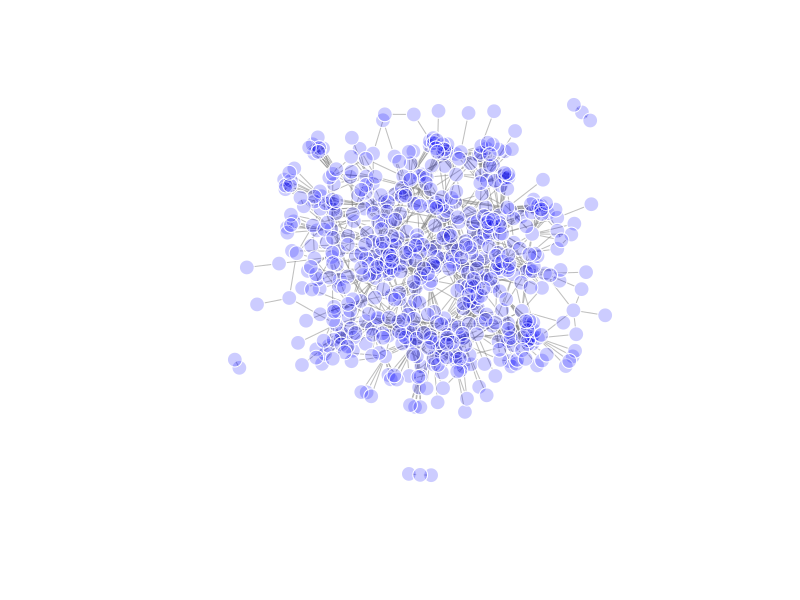
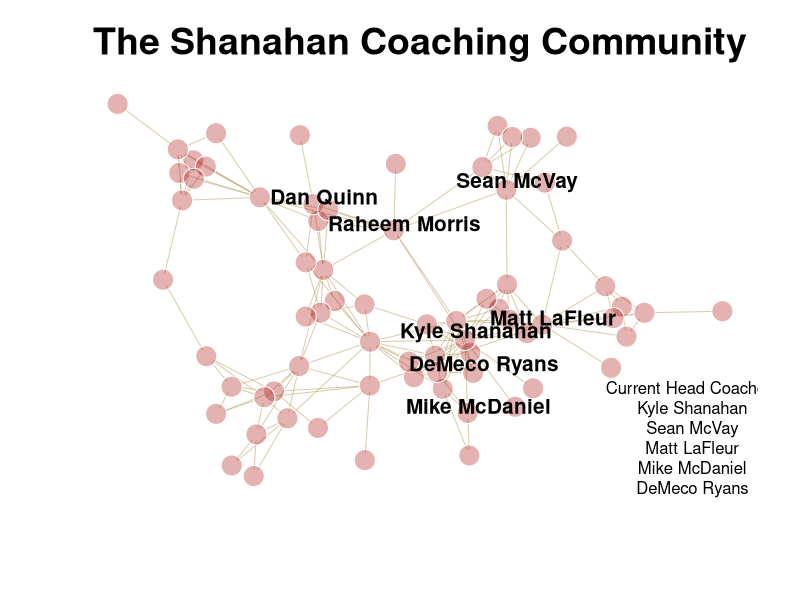
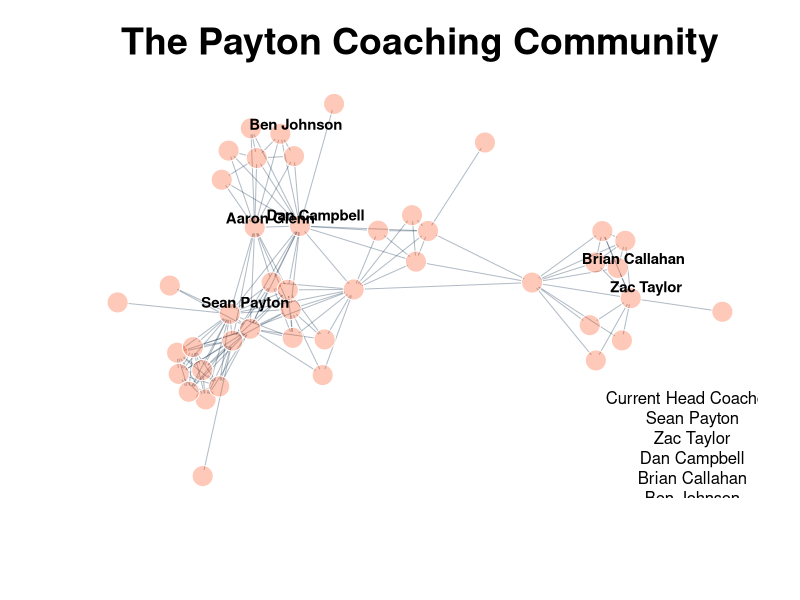
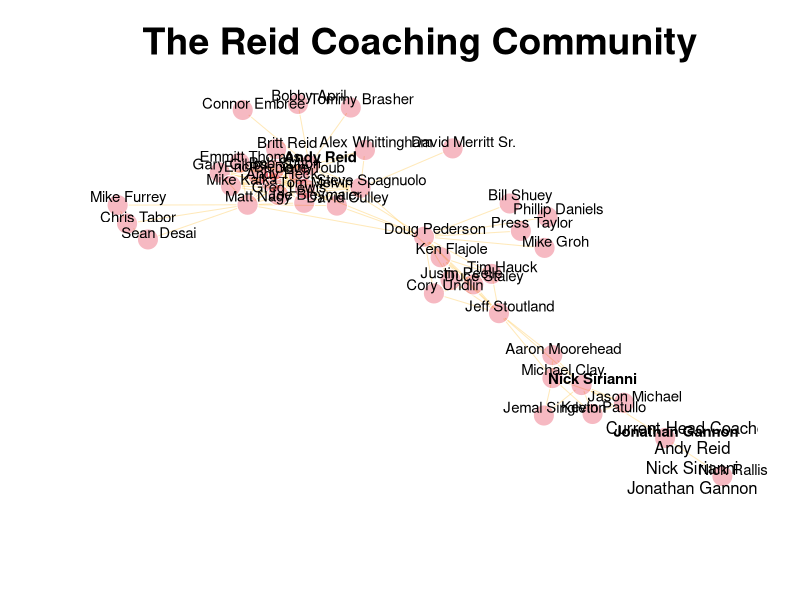
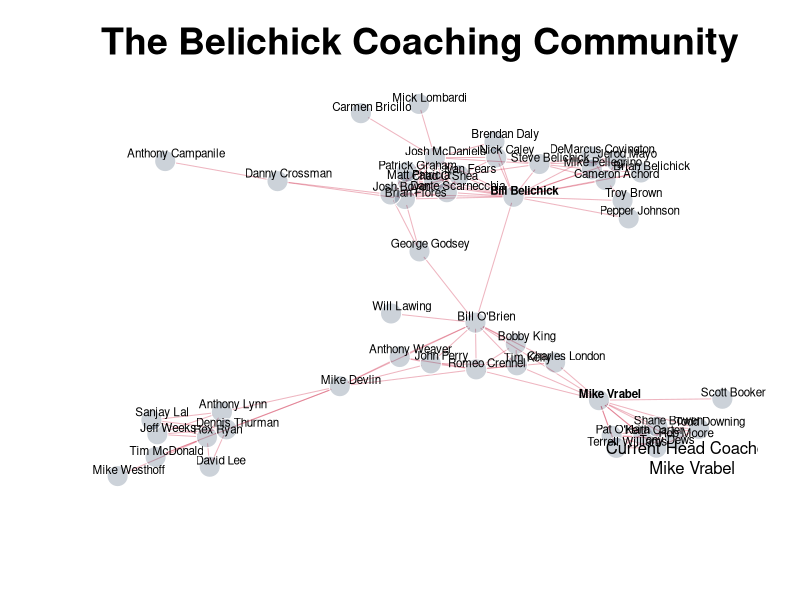
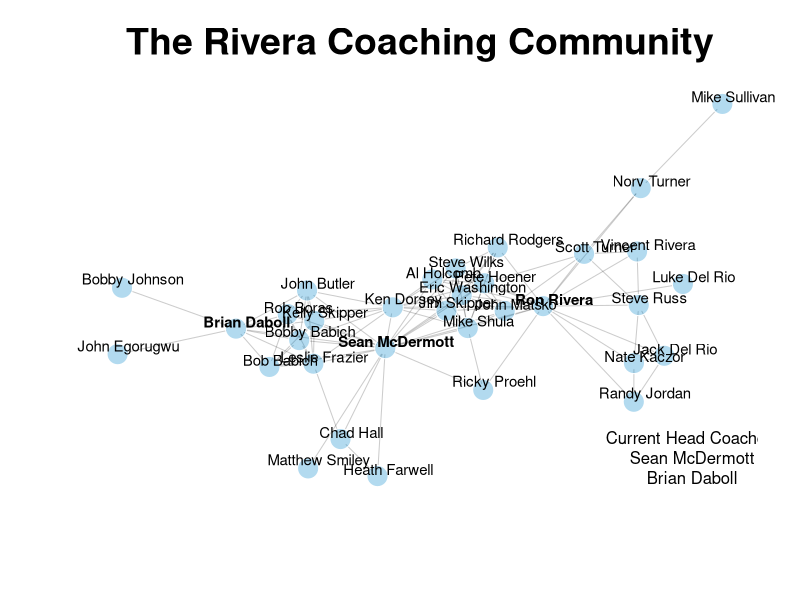
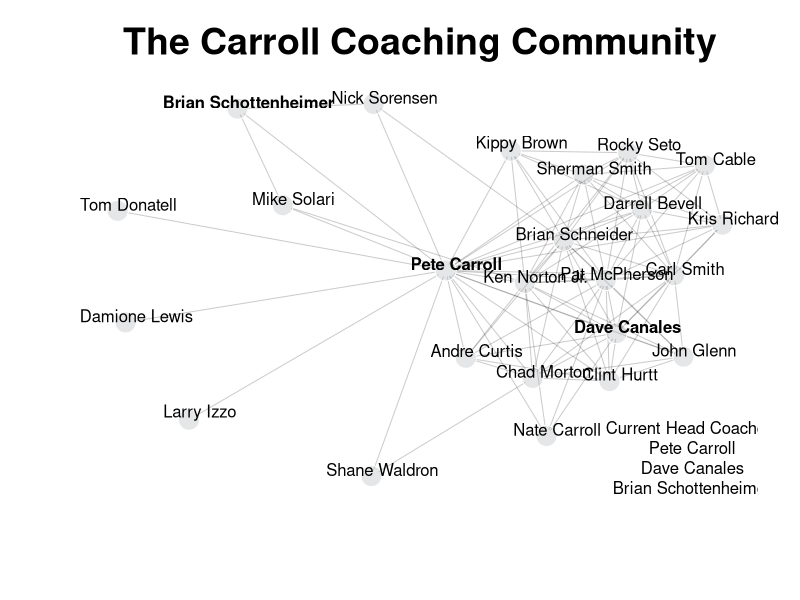
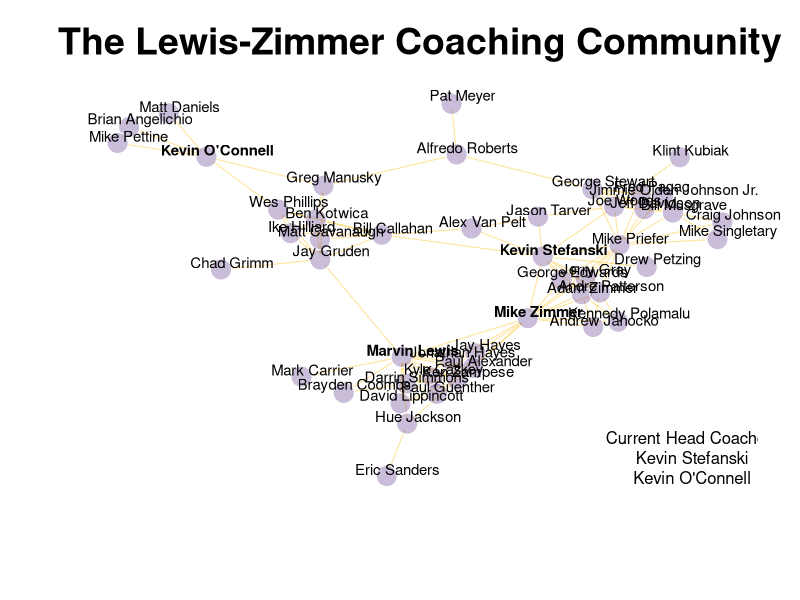

The R source for these figures, in order:
library(dplyr)
library(tidyr)
library(igraph)
df <- read.csv("qss41_final_data.csv", stringsAsFactors = FALSE)
table(df$position)
# Create a function that turns our data into connections between coaches based on team and year
create_coach_connections <- function(data) {
  connections <- data %>%
    group_by(year, team) %>% # Group data by year and team
    summarise(pairs = list(as.data.frame(t(combn(name, 2)))), .groups = "drop") %>% 
    unnest(pairs) %>% 
    rename(Coach_1 = V1, Coach_2 = V2) 
  
  connections <- connections %>%
    left_join(df, by = c("year", "team", "Coach_1" = "name")) %>% 
    left_join(df, by = c("year", "team", "Coach_2" = "name"), suffix = c("_1", "_2")) 
  
  return(connections)
}

coach_connections <- create_coach_connections(df)

# Convert our variables to binary
coach_connections$is_fired_1 <- ifelse(coach_connections$is_fired_1 != 1, 0, coach_connections$is_fired_1)
coach_connections$is_fired_2 <- ifelse(coach_connections$is_fired_2 != 1, 0, coach_connections$is_fired_2)

coach_connections$is_promoted_1 <- ifelse(is.na(coach_connections$is_promoted_1), 0, coach_connections$is_promoted_1)
coach_connections$is_promoted_2 <- ifelse(is.na(coach_connections$is_promoted_2), 0, coach_connections$is_promoted_2)
coach_connections$is_assistant_hc_1 <- ifelse(is.na(coach_connections$is_assistant_hc_1), 0, coach_connections$is_assistant_hc_1)
coach_connections$is_assistant_hc_2 <- ifelse(is.na(coach_connections$is_assistant_hc_2), 0, coach_connections$is_assistant_hc_2)
coach_connections$is_interim_coordinator_1 <- ifelse(is.na(coach_connections$is_interim_coordinator_1), 0, coach_connections$is_interim_coordinator_1)
coach_connections$is_interim_coordinator_2 <- ifelse(is.na(coach_connections$is_interim_coordinator_2), 0, coach_connections$is_interim_coordinator_2)
coach_connections$is_interim_hc_1 <- ifelse(is.na(coach_connections$is_interim_hc_1), 0, coach_connections$is_interim_hc_1)
coach_connections$is_interim_hc_2 <- ifelse(is.na(coach_connections$is_interim_hc_2), 0, coach_connections$is_interim_hc_2)

coach_connections$rating_1 <- as.numeric(coach_connections$rating_1)
coach_connections$rating_2 <- as.numeric(coach_connections$rating_2)
coach_connections$is_fired_1 <- as.numeric(coach_connections$is_fired_1)
coach_connections$is_fired_1 <- as.numeric(coach_connections$is_fired_1)
coach_connections$is_fired_2 <- as.numeric(coach_connections$is_fired_2)
coach_connections$is_fired_2 <- as.numeric(coach_connections$is_fired_2)
coach_connections$is_assistant_hc_1 <- as.numeric(coach_connections$is_assistant_hc_1)
coach_connections$is_assistant_hc_2 <- as.numeric(coach_connections$is_assistant_hc_2)
coach_connections$is_interim_hc_1 <- as.numeric(coach_connections$is_interim_hc_1)
coach_connections$is_interim_hc_2 <- as.numeric(coach_connections$is_interim_hc_2)
coach_connections$is_interim_coordinator_1 <- as.numeric(coach_connections$is_interim_coordinator_1)
coach_connections$is_interim_coordinator_2 <- as.numeric(coach_connections$is_interim_coordinator_2)
coach_connections$strength <- coach_connections$rating_1 + coach_connections$rating_2


write.csv(coach_connections, "coaches_connections.csv", row.names = FALSE)


#Create pairs of coaches that represent the connections and aggregate it to show the strength of the connection
coach_connections$pair <- apply(coach_connections[, c('Coach_1', 'Coach_2')], 1, function(x) paste(sort(x), collapse = '-'))
coach_connections_aggregated <- coach_connections %>%
  group_by(pair) %>%
  arrange(year, .by_group = TRUE) %>%  # ensure correct seasonal order
  summarise(total_strength = cumsum(strength),
    years = n(),
    season = year,
    team = team
  )

final_coach_connections <- coach_connections_aggregated %>%
  group_by(pair) %>%
  filter(row_number() == which.max(total_strength)) %>%
  ungroup()

final_coach_connections <- final_coach_connections %>%
  mutate(pair = gsub("Andrew Hayes-Stoker", "Andrew Hayes Stoker", pair),
         pair = gsub("Stephen Bravo-Brown", "Stephen Bravo Brown", pair))
df_final <- final_coach_connections %>%
  separate(pair, into = c("Coach1", "Coach2"), sep = "-") 

g_df <- graph.data.frame(df_final, directed = F)

threshold <- 50

g_backbone <- delete_edges(g_df, E(g_df)[total_strength < threshold])
g_backbone <- delete_vertices(g_backbone, V(g_backbone)[degree(g_backbone) == 0])

node_color <- rgb(0, 0, 1, alpha = 0.2)  # Blue with 50% opacity
edge_color <- rgb(0.5, 0.5, 0.5, alpha = 0.5)  # Gray edges with 50% opacity

plot(g_backbone, 
     vertex.size = 8,
     vertex.label = NA,
     vertex.label.cex = 0.8,        
     vertex.label.dist = 0,         
     vertex.label.color = "black", 
     vertex.frame.color = "white",
     vertex.color = node_color,      # Set node color with opacity
     edge.color = edge_color         # Set edge color with opacity
)
coach_mod = igraph::cluster_fast_greedy(g_backbone)
sizes(coach_mod)

coach_membership <- (membership(coach_mod))
coach_df <- data.frame(Coach = names(coach_membership), Community = as.numeric(coach_membership))
coach_membership <- (membership(coach_mod))
coach_df <- data.frame(Coach = names(coach_membership), Community = as.numeric(coach_membership))
shanahan_tree <- filter(coach_df, Community == 5)
reid_tree <- filter(coach_df, Community == 2)
harbaugh_tree <- filter(coach_df, Community == 1)
belichick_tree <- filter(coach_df, Community == 7)
fangio_tree <- filter(coach_df, Community == 3)
mccarthy_tree <- filter(coach_df, Community == 4)
payton_tree <- filter(coach_df, Community == 6)
rivera_tree <- filter(coach_df, Community == 8)
tomlin_tree <- filter(coach_df, Community == 9)
carroll_tree <- filter(coach_df, Community == 10)
garrett_gruden_tree <- filter(coach_df, Community == 13)
lewis_zimmer_tree <- filter(coach_df, Community == 15)
arians_tree <- filter(coach_df, Community == 16) #Joins Mike Tomlin

shanahan_nodes <- shanahan_tree$Coach
g_shanahan <- induced_subgraph(g_backbone, vids = shanahan_nodes)

# Define default and enlarged font sizes

# Names to bold
bold_names <- c("Kyle Shanahan", "Sean McVay", "Mike McDaniel", "Raheem Morris", "Matt LaFleur", "Dan Quinn", "DeMeco Ryans")

# Create label font vector: 2 for bold names, 1 for others
vertex_label_font <- ifelse(V(g_shanahan)$name %in% bold_names, 2, 1)
vertex_label <- ifelse(V(g_shanahan)$name %in% bold_names, V(g_shanahan)$name, NA)
par(cex.main = 2.25)  # Scale title and subtitle if used
plot(g_shanahan, 
     layout = layout.norm(layout_with_fr(g_shanahan)),  # Normalize layout for better spacing
     vertex.size = 7,                      # Reduce node size slightly
     vertex.label = vertex_label,   
     vertex.label.cex = 1.25,  
     vertex.label.dist = 0.7,               # Further increase label distance
     vertex.label.color = "black", 
     vertex.label.family = "Helvetica",     
     vertex.label.font = vertex_label_font, 
     vertex.frame.color = "white",
     vertex.color = adjustcolor("#AA0000", alpha.f = 0.3),  # 60% opacity
     edge.color = adjustcolor("#B3995D", alpha.f = 0.5),
     asp = 0, rescale = TRUE,                # Ensure full space is used
     main = "The Shanahan Coaching Community",  # Title
     sub = NULL                             # No subtitle
)

# Add caption to bottom-left
text(x = 0.9, y = -0.9, labels = "Current Head Coaches:\nKyle Shanahan\nSean McVay\nMatt LaFleur\nMike McDaniel\nDeMeco Ryans\nDan Quinn\nRaheem Morris", 
     family = "Helvetica", cex = 1, col = "black")


payton_nodes <- payton_tree$Coach
g_payton <- induced_subgraph(g_backbone, vids = payton_nodes)

# Define default and enlarged font sizes

# Names to bold
bold_names <- c("Sean Payton", "Brian Callahan", "Dan Campbell", "Ben Johnson", "Aaron Glenn", "Zac Taylor")

# Create label font vector: 2 for bold names, 1 for others
vertex_label_font <- ifelse(V(g_payton)$name %in% bold_names, 2, 1)
vertex_label <- ifelse(V(g_payton)$name %in% bold_names, V(g_payton)$name, NA)
plot(g_payton, 
     layout = layout.norm(layout_with_fr(g_payton)),  # Normalize layout for better spacing
     vertex.size = 7,                      # Reduce node size slightly
     vertex.label = vertex_label,   
     vertex.label.cex = 0.9,  
     vertex.label.dist = 1,               # Further increase label distance
     vertex.label.color = "black", 
     vertex.label.family = "Helvetica",     
     vertex.label.font = vertex_label_font, 
     vertex.frame.color = "white",
     vertex.color = adjustcolor("#fb4f14", alpha.f = 0.3),  # 60% opacity
     edge.color = adjustcolor("#002244", alpha.f = 0.3),
     asp = 0, rescale = TRUE,                # Ensure full space is used
     main = "The Payton Coaching Community",  # Title
     sub = NULL                             # No subtitle
)

# Add caption to bottom-left
text(x = 0.9, y = -0.9, labels = "Current Head Coaches:\nSean Payton\nZac Taylor\nDan Campbell\nBrian Callahan\nBen Johnson\nAaron Glenn", 
     family = "Helvetica", cex = 1, col = "black")


reid_nodes <- reid_tree$Coach
g_reid <- induced_subgraph(g_backbone, vids = reid_nodes)

# Define default and enlarged font sizes

# Names to bold
bold_names <- c("Andy Reid", "Nick Sirianni", "Jonathan Gannon")

# Create label font vector: 2 for bold names, 1 for others
vertex_label_font <- ifelse(V(g_reid)$name %in% bold_names, 2, 1)

plot(g_reid, 
     layout = layout.norm(layout_with_fr(g_reid)),  # Normalize layout for better spacing
     vertex.size = 7,                      # Reduce node size slightly
     vertex.label = V(g_reid)$name,   
     vertex.label.cex = 0.9,  
     vertex.label.dist = 0.7,               # Further increase label distance
     vertex.label.color = "black", 
     vertex.label.family = "Helvetica",     
     vertex.label.font = vertex_label_font, 
     vertex.frame.color = "white",
     vertex.color = adjustcolor("#E31837", alpha.f = 0.3),  # 60% opacity
     edge.color = adjustcolor("#FFB81C", alpha.f = 0.3),
     asp = 0, rescale = TRUE,                # Ensure full space is used
     main = "The Reid Coaching Community",  # Title
     sub = NULL                             # No subtitle
)

# Add caption to bottom-left
text(x = 0.9, y = -0.9, labels = "Current Head Coaches:\nAndy Reid\nNick Sirianni\nJonathan Gannon", 
     family = "Helvetica", cex = 1, col = "black")


belichick_nodes <- belichick_tree$Coach
g_belichick <- induced_subgraph(g_backbone, vids = belichick_nodes)

# Define default and enlarged font sizes

# Names to bold
bold_names <- c("Mike Vrabel", "Bill Belichick")

# Create label font vector: 2 for bold names, 1 for others
vertex_label_font <- ifelse(V(g_belichick)$name %in% bold_names, 2, 1)

plot(g_belichick, 
     layout = layout.norm(layout_with_fr(g_belichick)),  # Normalize layout for better spacing
     vertex.size = 7,                      # Reduce node size slightly
     vertex.label = V(g_belichick)$name,   
     vertex.label.cex = 0.7,  
     vertex.label.dist = 0.7,               # Further increase label distance
     vertex.label.color = "black", 
     vertex.label.family = "Helvetica",     
     vertex.label.font = vertex_label_font, 
     vertex.frame.color = "white",
     vertex.color = adjustcolor("#002244", alpha.f = 0.2),  # 60% opacity
     edge.color = adjustcolor("#C60C30", alpha.f = 0.3),
     asp = 0, rescale = TRUE,                # Ensure full space is used
     main = "The Belichick Coaching Community",  # Title
     sub = NULL                             # No subtitle
)

# Add caption to bottom-left
text(x = 0.9, y = -0.9, labels = "Current Head Coaches:\nMike Vrabel", 
     family = "Helvetica", cex = 1, col = "black")


rivera_nodes <- rivera_tree$Coach
g_rivera <- induced_subgraph(g_backbone, vids = rivera_nodes)

# Define default and enlarged font sizes

# Names to bold
bold_names <- c("Ron Rivera", "Sean McDermott", "Brian Daboll")

# Create label font vector: 2 for bold names, 1 for others
vertex_label_font <- ifelse(V(g_rivera)$name %in% bold_names, 2, 1)

plot(g_rivera, 
     layout = layout.norm(layout_with_fr(g_rivera)),  # Normalize layout for better spacing
     vertex.size = 7,                      # Reduce node size slightly
     vertex.label = V(g_rivera)$name,   
     vertex.label.cex = 0.9,  
     vertex.label.dist = 0.7,               # Further increase label distance
     vertex.label.color = "black", 
     vertex.label.family = "Helvetica",     
     vertex.label.font = vertex_label_font, 
     vertex.frame.color = "white",
     vertex.color = adjustcolor("#0085CA", alpha.f = 0.3),  # 60% opacity
     edge.color = adjustcolor("#000", alpha.f = 0.2),
     asp = 0, rescale = TRUE,                # Ensure full space is used
     main = "The Rivera Coaching Community",  # Title
     sub = NULL                             # No subtitle
)

# Add caption to bottom-left
text(x = 0.9, y = -0.9, labels = "Current Head Coaches:\nSean McDermott\nBrian Daboll", 
     family = "Helvetica", cex = 1, col = "black")


carroll_nodes <- carroll_tree$Coach
g_carroll <- induced_subgraph(g_backbone, vids = carroll_nodes)

# Define default and enlarged font sizes

# Names to bold
bold_names <- c("Pete Carroll", "Dave Canales", "Brian Schottenheimer")

# Create label font vector: 2 for bold names, 1 for others
vertex_label_font <- ifelse(V(g_carroll)$name %in% bold_names, 2, 1)

plot(g_carroll, 
     layout = layout.norm(layout_with_fr(g_carroll)),  # Normalize layout for better spacing
     vertex.size = 7,                      # Reduce node size slightly
     vertex.label = V(g_carroll)$name,   
     vertex.label.cex = 1,  
     vertex.label.dist = 0.7,               # Further increase label distance
     vertex.label.color = "black", 
     vertex.label.family = "Helvetica",     
     vertex.label.font = vertex_label_font, 
     vertex.frame.color = "white",
     vertex.color = adjustcolor("#A5ACAF", alpha.f = 0.3),  # 60% opacity
     edge.color = adjustcolor("#000", alpha.f = 0.2),
     asp = 0, rescale = TRUE,                # Ensure full space is used
     main = "The Carroll Coaching Community",  # Title
     sub = NULL                             # No subtitle
)

# Add caption to bottom-left
text(x = 0.9, y = -0.9, labels = "Current Head Coaches:\nPete Carroll\nDave Canales\nBrian Schottenheimer", 
     family = "Helvetica", cex = 1, col = "black")


lewis_zimmer_nodes <- lewis_zimmer_tree$Coach
g_lewis_zimmer <- induced_subgraph(g_backbone, vids = lewis_zimmer_nodes)

# Define default and enlarged font sizes

# Names to bold
bold_names <- c("Marvin Lewis", "Mike Zimmer", "Kevin O'Connell", "Kevin Stefanski")

# Create label font vector: 2 for bold names, 1 for others
vertex_label_font <- ifelse(V(g_lewis_zimmer)$name %in% bold_names, 2, 1)

plot(g_lewis_zimmer, 
     layout = layout.norm(layout_with_fr(g_lewis_zimmer)),  # Normalize layout for better spacing
     vertex.size = 7,                      # Reduce node size slightly
     vertex.label = V(g_lewis_zimmer)$name,   
     vertex.label.cex = 0.9,  
     vertex.label.dist = 0.7,               # Further increase label distance
     vertex.label.color = "black", 
     vertex.label.family = "Helvetica",     
     vertex.label.font = vertex_label_font, 
     vertex.frame.color = "white",
     vertex.color = adjustcolor("#4F2683", alpha.f = 0.3),  # 60% opacity
     edge.color = adjustcolor("#FFC62F", alpha.f = 0.5),
     asp = 0, rescale = TRUE,                # Ensure full space is used
     main = "The Lewis-Zimmer Coaching Community",  # Title
     sub = NULL                             # No subtitle
)

# Add caption to bottom-left
text(x = 0.9, y = -0.9, labels = "Current Head Coaches:\nKevin Stefanski\nKevin O'Connell", 
     family = "Helvetica", cex = 1, col = "black")